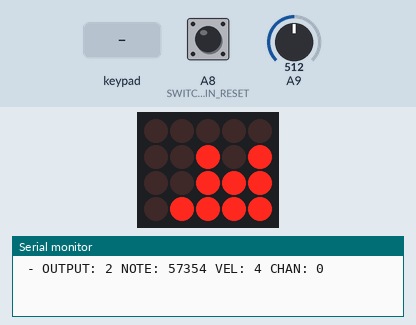
A sketch run on a simulated Teensy 3. Shown: 5×4 LED matrix, the last lines printed to the serial monitor. Wiring (inferred from the names in the program): 4×3 keypad with keys 1 2 3 4 5 6 7 8 9 * 0 # (labels assumed): rows pin 0, pin 1, pin 2, pin 3; columns A2, A0, pin 5; LED matrix (orientation assumed): rows A6, pin 4, pin 6, pin 7; columns A1, A3, A4, A5, A7. The test bench sets the inputs (shaded band); at power-on: A8 (SWITCHPIN_RESET) HIGH, A9 = 512. Random numbers use the default seed unless the sketch sets one.

Above: at 2.8 s.
2.9 s: keypad keys 1 4 1 5 1 6 1 7 # pressed 0.4 s apart
At 3.5 s:
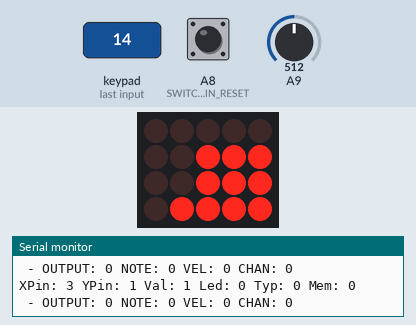
8.0 s: A8 (SWITCHPIN_RESET) pulled LOW for 0.15 s
At 8.36 s:
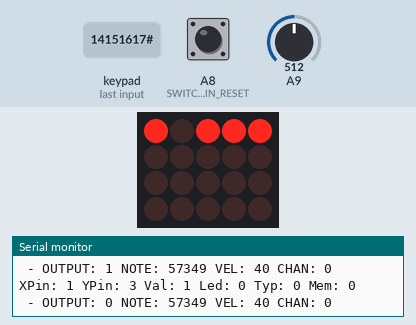
8.7 s: key '2' pressed
At 9.17 s:
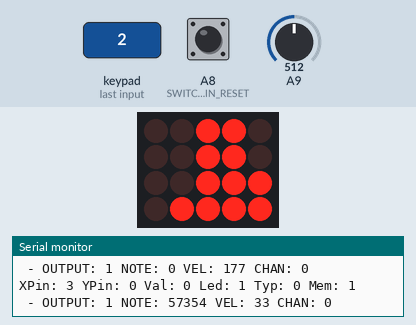
10.7 s: keypad keys 4 5 6 7 * pressed 0.4 s apart
At 11.24 s:
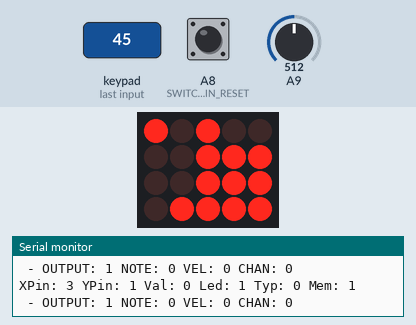
14.2 s: key '0' pressed
At 14.33 s:
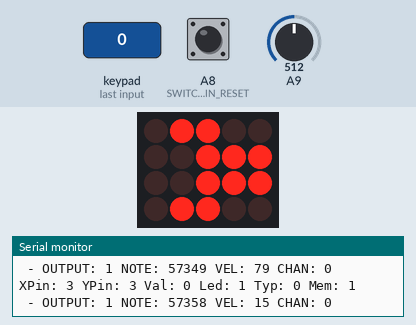
15.9 s: key '9' pressed
At 16.03 s:
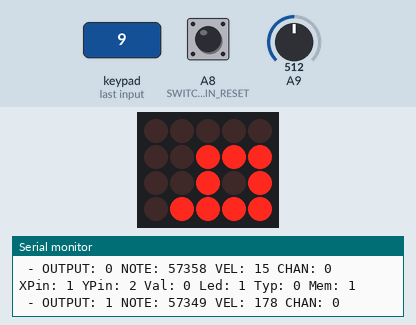
Timing chart, 0 to 18.6 s (numbered marks = the images above; inputs shaded):
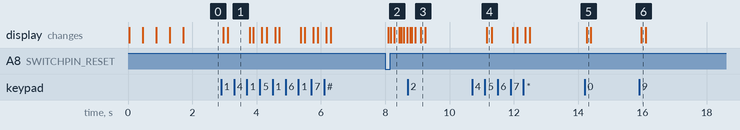

The sketch:

fgfs_mk2revC_4x4matrix_led.ino
```cpp
/* Geoff's button matrix Keyboard controller Teensy code
  Board: TeensyLC
  USB Type: Keyboard

  Drives a switch matrix and a corresponding LED matrix

  Using a switch matrix design I found at https://forum.arduino.cc/index.php?topic=253215.0
  Schematic https://forum.arduino.cc/index.php?action=dlattach;topic=253215.0;attach=87528

*/

// Matrix Setup
// Assumes each button has a corresponding LED indicator

const byte NUM_OF_X_PINS = 4;
const byte NUM_OF_Y_PINS = 4;
const byte SWITCHPINS_X[NUM_OF_X_PINS] = { 4, 5, 6, 7 };  // pins to which the x row of switches are connected.
const byte SWITCHPINS_Y[NUM_OF_Y_PINS] = { 0, 1, 2, 3 }; // pins to which the y col of switches are connected.
const byte LEDPINS_X[NUM_OF_X_PINS] = { 14, 15, 16, 17 }; // anodes
const byte LEDPINS_Y[NUM_OF_Y_PINS] = { 18, 19, 20, 21 }; // cathodes
const byte NUM_OF_SWITCHES = NUM_OF_X_PINS * NUM_OF_Y_PINS ; // number of buttons w/ LEDs.
const byte SWITCHPIN_RESET = 22;

// const byte NUM_OF_GROUPS = 4 ; // There are groups of virtual "buttons" with their own states tracked.
// Increase the memory dimension by this much to track the states of those vButtons.

const byte NUM_OF_STATES = 4 ; // number of states tracked for each button.
// switchValue tracks the state of all the physical switches and LEDs
// switchValue Switch states
// [x][y][0]=physical button state,
// [x][y][1]=led state,
// [x][y][2]=switch type,
// [x][y][3]=type memory.
//
// Switch type and Type memory

// How To Address each Button:
// {0,3} {1,3} {2,3} {3,3}
// {0,2} {1,2} {2,2} {3,2}
// {0,1} {1,1} {2,1} {3,1}
// {0,0} {1,0} {2,0} {3,0}

// [x][y][2]=0 - Pushbutton switch. 1 = unpressed. 0 = pressed. Equal to [x][y][0]

// [x][y][2]=1 - One-At-A-Time-Only group. 4 button group of exclusive buttons. [x][y][3] tracks activated state
// Only one in the group is "on" at a time
const byte NUM_OF_SWITCHVALUE_S1_GROUP = 0;
const byte SWITCHVALUE_S1_GROUP[NUM_OF_SWITCHVALUE_S1_GROUP][2] = {  };

// [x][y][2]=2 - Individual Pushbutton toggle. [x][y][3] tracks activated state
const byte NUM_OF_SWITCHVALUE_S2_GROUP = 1;
const byte SWITCHVALUE_S2_GROUP[NUM_OF_SWITCHVALUE_S2_GROUP][2] = { {1, 0} };

// [x][y][2]=3 - Activate group. [x][y][3] tracks activated state
// Push for on, release for off
const byte NUM_OF_SWITCHVALUE_S3_GROUP = 1;
const byte SWITCHVALUE_S3_GROUP[NUM_OF_SWITCHVALUE_S3_GROUP][2] = { {0, 0} };

// [x][y][2]=4 - Toggle button
// Push once for on, push again for off
const byte NUM_OF_SWITCHVALUE_S4_GROUP = 0;
const byte SWITCHVALUE_S4_GROUP[NUM_OF_SWITCHVALUE_S4_GROUP][2] = {  };


//
byte switchValue[NUM_OF_X_PINS][NUM_OF_Y_PINS][NUM_OF_STATES];

const int DEBOUNCE_TIME = 100; // button debounce time - microseconds between scans (1000 microsec - 1 millisec).
const byte PULSE_TIME = 1; // amount of time to pulse output on-off for automation triggers

int cycleCount = 0; // for tracking cycles & blinking effects
const int BLINKCYCLE = 250; // Toggle blink effect status once every this many execution cycles

const int CHAN = 0; // channel setting for things that need channels.  Like, Midi.

// How this is arranged
// {0,0} {0,1} {0,2} {0,3}
// {1,0} {1,1} {1,2} {1,3}  (Top edge of unit)
// {2,0} {2,1} {2,2} {2,3}
// {3,0} {3,1} {3,2} {3,3}

const int BUTTON_TRIG_VALS[2][NUM_OF_X_PINS][NUM_OF_Y_PINS] =  { { { MODIFIERKEY_GUI | MODIFIERKEY_SHIFT, MODIFIERKEY_GUI | MODIFIERKEY_SHIFT, MODIFIERKEY_CTRL | MODIFIERKEY_ALT | MODIFIERKEY_GUI, MODIFIERKEY_CTRL | MODIFIERKEY_ALT }, // Values [0]
                                                                   { MODIFIERKEY_GUI | MODIFIERKEY_SHIFT, 0, MODIFIERKEY_CTRL | MODIFIERKEY_ALT, MODIFIERKEY_CTRL | MODIFIERKEY_ALT },
                                                                   { 0, 0, MODIFIERKEY_CTRL | MODIFIERKEY_ALT | MODIFIERKEY_GUI, MODIFIERKEY_CTRL | MODIFIERKEY_ALT },
                                                                   { MODIFIERKEY_SHIFT | MODIFIERKEY_GUI, 0, 0, MODIFIERKEY_SHIFT | MODIFIERKEY_ALT | MODIFIERKEY_GUI }
                                                                 } ,
                                                                 { { KEY_A, KEY_V, KEY_LEFT, KEY_LEFT }, // Velocities [1]
                                                                   { KEY_A, 0, KEY_BACKSPACE, KEY_ENTER },
                                                                   { KEY_ESC, 0, KEY_RIGHT, KEY_RIGHT },
                                                                   { KEY_4, 0, 0, KEY_L }
                                                                 }
                                                               };

byte resetmode = 0; // To track how many times setup() is run, for the reset button

char serialBuf[60]; // Serial output buffer

byte setButton (byte xpin, byte ypin, byte ledStateNew, byte switchValueNew, byte outputOnOff=0) {
  // outputOnOff
  // 0 = off
  // 1 = on
  // 2 = no output

  sprintf(serialBuf, " - OUTPUT: %d NOTE: %d VEL: %d CHAN: %d", outputOnOff, BUTTON_TRIG_VALS[0][xpin][ypin], BUTTON_TRIG_VALS[1][xpin][ypin], CHAN);
  Serial.println(serialBuf);

  if (outputOnOff == 1) {
    // OUTPUT HAPPENS HERE (ON ACTION)
    // usbMIDI.sendNoteOn (BUTTON_TRIG_VALS[0][xpin][ypin], BUTTON_TRIG_VALS[1][xpin][ypin], CHAN);
    Keyboard.set_modifier(BUTTON_TRIG_VALS[0][xpin][ypin]);
    Keyboard.send_now(); // Press and hold modifier keys
    delay(PULSE_TIME); // Hold for PULSE_TIME, in case OS needs to recognise modifiers before the keypress
    Keyboard.set_key1(BUTTON_TRIG_VALS[1][xpin][ypin]);
    Keyboard.send_now(); // Press the shortcut key
  }
  else {
    // OUTPUT HAPPENS HERE (OFF ACTION)
    // usbMIDI.sendNoteOff (BUTTON_TRIG_VALS[0][xpin][ypin], 0, CHAN);
    Keyboard.set_modifier(0);
    Keyboard.set_key1(0);
    Keyboard.send_now(); // Release everything
  }

  switchValue[xpin][ypin][1] = ledStateNew;
  switchValue[xpin][ypin][3] = switchValueNew;

  return switchValueNew;
}

void setup() {

  // Open up Serial for logging
  Serial.begin(9600); // DEBUG: USB is always 12Mbit/sec no matter the baud rate here

  // Initialize the reset button
  pinMode(SWITCHPIN_RESET, INPUT_PULLUP);

  // Initialize the switches & LEDs
    for (byte i = 0; i < NUM_OF_X_PINS; i++) {
    pinMode(SWITCHPINS_X[i], INPUT_PULLUP); // Configure the switch x pins for input mode with pullup resistors.
    pinMode(LEDPINS_X[i], OUTPUT); // Configure the led x pins for output mode
  }

  for (byte i = 0; i < NUM_OF_Y_PINS; i++) {
    pinMode(SWITCHPINS_Y[i], INPUT_PULLUP); // Configure the switch y pins for input mode with pullup resistors.
    pinMode(LEDPINS_Y[i], OUTPUT); // Configure the led y pins for output mode
    digitalWrite(LEDPINS_Y[i], HIGH); // Take the Y pins (the cathodes) HIGH
  }

  // Wipe Display Effect

  if (resetmode == 0) {
    // The first time we have run setup(), do the FGFS Logo effect
    byte startUpLedPattrn[4][NUM_OF_X_PINS][NUM_OF_Y_PINS] = {
                                                    {
                                                      {  LOW, HIGH, HIGH, HIGH }, //F
                                                      {  LOW, LOW, LOW, HIGH },
                                                      {  LOW, HIGH, HIGH, HIGH },
                                                      {  LOW, LOW, LOW, LOW }
                                                    },
                                                    {
                                                      {  LOW, LOW, LOW,  LOW }, //G
                                                      {  LOW, HIGH, LOW, HIGH },
                                                      {  LOW, HIGH, HIGH, HIGH },
                                                      {  LOW, LOW, LOW, LOW }
                                                    },
                                                    {
                                                      {  LOW, HIGH, HIGH, HIGH }, //F
                                                      {  LOW, LOW, LOW, HIGH },
                                                      {  LOW, HIGH, HIGH, HIGH },
                                                      {  LOW, LOW, LOW, LOW }
                                                    },
                                                    {
                                                      {  LOW, LOW, LOW, LOW }, //S
                                                      {  HIGH, HIGH, LOW, HIGH },
                                                      {  LOW, LOW, HIGH, HIGH },
                                                      {  LOW, LOW, LOW, LOW },
                                                    }
                                                  };

    for (byte r = 0; r < 4; r++) { // loop through r letters
      for (byte i=0; i<100; i++) { // loop around i times to show each letter for a while
        for (byte xpin = 0; xpin < NUM_OF_X_PINS; xpin++) { // Loop through every digital x pin
          digitalWrite(LEDPINS_X[xpin], HIGH); // set the LED anodes HIGH
          for (byte ypin = 0; ypin < NUM_OF_Y_PINS; ypin++) { // Loop through every digital y pin
            digitalWrite(LEDPINS_Y[ypin], startUpLedPattrn[r][xpin][ypin]); // LOW cathode, anode row is HIGH, led ON
          }
          delay(1); // Gross Dumb Slow Way to do this but it's just a pointless fancy effect anyway.
          for (byte ypin=0; ypin < NUM_OF_Y_PINS; ypin++) { // Loop through all the ypins again
            digitalWrite(LEDPINS_Y[ypin], HIGH); // Turn all the cathodes off again
          }
          digitalWrite(LEDPINS_X[xpin], LOW); // bring down the anodes
        }
      }
    }
  }
  else {
    // Every subsequent time we run setup(), do this LED wash effect
    for (byte i = 1; i < 10; i++) {
      for (byte xpin = 0; xpin < NUM_OF_X_PINS; xpin++) { // Loop through every digital x pin
        digitalWrite(LEDPINS_X[xpin], HIGH); // set the LED anodes HIGH
        for (byte ypin = 0; ypin < NUM_OF_Y_PINS; ypin++) { // Loop through every digital y pin
          if (random(2) == 0) { // whatever cool random effect
            digitalWrite(LEDPINS_Y[ypin], LOW); // LOW cathode, anode row is HIGH, led ON
            delay(50/i);
            digitalWrite(LEDPINS_Y[ypin], HIGH);
          }
        }
        digitalWrite(LEDPINS_X[xpin], LOW); // bring down the anodes
      }
    }
  }

  // Continue with setup stuff

  randomSeed(analogRead(23)); // Leave Analog pin 23 unconnected and random noise will seed the rand numbers

  // Initialize storage
  // Default out everything
  for (byte i = 0; i < NUM_OF_X_PINS; i++) {
    for (byte j = 0; j < NUM_OF_Y_PINS; j++) {
      switchValue[i][j][0] = 1; // set all switches to 'off' to start with (1 is off in this logic)
      switchValue[i][j][1] = HIGH; // set all LEDs to 'high' to start with (HIGH is off in this logic)
      switchValue[i][j][2] = 0; // Set to switchType 0 - pushbutton switch
      switchValue[i][j][3] = 1; // set all switches to 'off' to start with (1 is off in this logic)
    }
  }
  // Initializing First group - Loop
  for (byte i=0; i<NUM_OF_SWITCHVALUE_S1_GROUP; i++) {
    switchValue[SWITCHVALUE_S1_GROUP[i][0]][SWITCHVALUE_S1_GROUP[i][1]][2] = 1; // Set to switchType 1 - One-At-A-Time-Only group
  }
    // Initializing Second group - Individual Pushbutton toggle
  for (byte i=0; i<NUM_OF_SWITCHVALUE_S2_GROUP; i++) {
    switchValue[SWITCHVALUE_S2_GROUP[i][0]][SWITCHVALUE_S2_GROUP[i][1]][2] = 2; // Set to switchType 2 - Individual Pushbutton toggle
    setButton(SWITCHVALUE_S2_GROUP[i][0], SWITCHVALUE_S2_GROUP[i][1], LOW, 0, 2); // Lets default these to ON quietly
  }
  // Initializing Third group - Activate group
  for (byte i=0; i<NUM_OF_SWITCHVALUE_S3_GROUP; i++) {
    switchValue[SWITCHVALUE_S3_GROUP[i][0]][SWITCHVALUE_S3_GROUP[i][1]][2] = 3; // Set to switchType 3 - Activate group
  }
  // Initializing Fourth group - Toggle group
  for (byte i=0; i<NUM_OF_SWITCHVALUE_S4_GROUP; i++) {
    switchValue[SWITCHVALUE_S4_GROUP[i][0]][SWITCHVALUE_S4_GROUP[i][1]][2] = 4; // Set to switchType 4 - Toggle group
  }

  resetmode = 1; // Track that setup() has run

}

void loop() {

  for (byte xpin = 0; xpin < NUM_OF_X_PINS; xpin++) { // Loop through every digital x pin

    // Reset Button Scan
    if (digitalRead(SWITCHPIN_RESET) == LOW) {
      setup();
    }

    // Switch pins 'On'
    pinMode(SWITCHPINS_X[xpin], OUTPUT); // Sets the digital x pin as output
    digitalWrite(SWITCHPINS_X[xpin], LOW); // 0 volts (https://www.arduino.cc/en/Reference/DigitalWrite)

    // LED pins 'On'
    digitalWrite(LEDPINS_X[xpin], HIGH); // set the LED anodes HIGH for this row

    // LED 'On' Scan
    // Turn all necessary LEDs on (to LOW) before looping through the switch scan
    // Switch Scan DEBOUNCE_TIME delay becomes the LED on-time
    for (byte ypin = 0; ypin < NUM_OF_Y_PINS; ypin++) { // Loop through every digital y pin
      digitalWrite(LEDPINS_Y[ypin], switchValue[ypin][xpin][1]); // LED matrix is wired mirror of the switch. FIXME fixing in software
    }

    // Reset Button Scan
    if (digitalRead(SWITCHPIN_RESET) == LOW) {
      setup();
    }

    // Switch Scan
    for (byte ypin = 0; ypin < NUM_OF_Y_PINS; ypin++) { // Loop through every digital y pin
      byte switchCurrentValue = digitalRead(SWITCHPINS_Y[ypin]); // Read Y Pin and set CurrentValue of the Switch. 1 = off, 0 = on

      if ((switchValue[xpin][ypin][0] != switchCurrentValue)) { // If there's an edge change in the switch
        switchValue[xpin][ypin][0] = switchCurrentValue; // Record the new value

        sprintf(serialBuf, "XPin: %d YPin: %d Val: %d Led: %d Typ: %d Mem: %d", xpin, ypin, switchValue[xpin][ypin][0], switchValue[xpin][ypin][1], switchValue[xpin][ypin][2], switchValue[xpin][ypin][3]);
        Serial.println(serialBuf);

        switch (switchValue[xpin][ypin][2]) {
          case 0: // Pushbutton Switch
            if (switchCurrentValue == 0) { // if the button is PRESSED
              setButton(xpin, ypin, LOW, 0, 1); // Turn on the switch and fire setButton
            }
            else { // if the button is RELEASED
              setButton(xpin, ypin, HIGH, 1, 0); // Turn off the switch and fire setButton
            }
            break;
          case 1: // Only-One-At-A-Time group
            if (switchCurrentValue == 0) { // if the button is PRESSED
              if (switchValue[xpin][ypin][3] == 1) { // If the state is OFF
                // Shut off the other group switches
                for (byte i=0; i<NUM_OF_SWITCHVALUE_S1_GROUP; i++) { // loop through each of the switches in the switchgroup
                  if (switchValue[SWITCHVALUE_S1_GROUP[i][0]][SWITCHVALUE_S1_GROUP[i][1]][3] == 0) { // if the switch is on
                  setButton(SWITCHVALUE_S1_GROUP[i][0], SWITCHVALUE_S1_GROUP[i][1], HIGH, 1, 2); // Turn off the switch and fire setButton
                  }
                }
                // Turn on this switch
                setButton(xpin, ypin, LOW, 0, 1); // Turn on the switch and fire setButton
                delay(PULSE_TIME);
                setButton(xpin, ypin, LOW, 0, 1); // Turn off the switch and fire setButton
              }
              else { // if the state is ON
                // Turn off this switch
                setButton(xpin, ypin, HIGH, 1, 1); // Turn on the switch and fire setButton
                delay(PULSE_TIME);
                setButton(xpin, ypin, HIGH, 1, 1); // Turn off the switch and fire setButton
              }
            }
            break;
          case 2: // Individual Pushbutton toggle
            if (switchCurrentValue == 0) { // if the button is PRESSED
              if (switchValue[xpin][ypin][3] == 1) { // If the state is OFF
                // Turn on this switch
                setButton(xpin, ypin, LOW, 0, 1); // Turn on the switch and fire setButton
                delay(PULSE_TIME);
                setButton(xpin, ypin, LOW, 0, 0); // Turn off the switch and fire setButton
              }
              else { // if the state is ON
                setButton(xpin, ypin, HIGH, 1, 1); // Turn on the switch and fire setButton
                delay(PULSE_TIME);
                setButton(xpin, ypin, HIGH, 1, 0); // Turn off the switch and fire setButton
              }
            }
            break;
          case 3: // Activate group
            if (switchCurrentValue == 0) { // if the button is PRESSED
              if (switchValue[xpin][ypin][3] == 1) { // If the state is OFF
                // Turn on this switch
                setButton(xpin, ypin, LOW, 0, 1); // Turn on the switch and fire setButton
                delay(PULSE_TIME);
                setButton(xpin, ypin, LOW, 0, 0); // Release keystrokes
              }
            }
            else { // if the button is RELEASED
              setButton(xpin, ypin, HIGH, 1, 1); // Turn off the switch and fire setButton
              delay(PULSE_TIME);
              setButton(xpin, ypin, HIGH, 1, 0); // Release keystrokes
            }
            break;
          case 4: // Toggle group
            if (switchCurrentValue == 0) { // if the button is PRESSED
              if (switchValue[xpin][ypin][3] == 1) { // If the state is OFF
                // Turn on this switch
                setButton(xpin, ypin, LOW, 0, 1); // Turn on the switch and fire setButton
              }
              else { // if the state is ON
                setButton(xpin, ypin, HIGH, 1, 1); // Turn off the switch and fire setButton
              }
            }
            break;
        }

      }
      delayMicroseconds(DEBOUNCE_TIME); // DEBOUNCE - Microseconds between each button scan to make button input more stable

    }

    if (cycleCount == BLINKCYCLE) { // if we have looped around enough for a blink
      for (int i = 0; i < NUM_OF_SWITCHVALUE_S1_GROUP; i++) { // loop through each of the one-at-a-time group buttons
        if (switchValue[SWITCHVALUE_S1_GROUP[i][0]][SWITCHVALUE_S1_GROUP[i][1]][3] == 0) { // if the switch is on
          // Invert the LED statuses
          if (switchValue[SWITCHVALUE_S1_GROUP[i][0]][SWITCHVALUE_S1_GROUP[i][1]][1] == HIGH) {
            switchValue[SWITCHVALUE_S1_GROUP[i][0]][SWITCHVALUE_S1_GROUP[i][1]][1] = LOW;
          }
          else {
            switchValue[SWITCHVALUE_S1_GROUP[i][0]][SWITCHVALUE_S1_GROUP[i][1]][1] = HIGH;
          }
        }
      }
      cycleCount = 0;
    }
    else {
      cycleCount++;
    }

    // LED 'Off' Scan
    // LED cathode pins 'Off'
    for (byte i = 0; i < NUM_OF_Y_PINS; i++) { //loop through Y pins
      if (switchValue[xpin][i][1] == LOW) { // If the pin is LOW ...(= on)
        digitalWrite(LEDPINS_Y[i], HIGH); // turn it off for now
      }
    }
    // LED anode pin 'Off'
    digitalWrite(LEDPINS_X[xpin], LOW); // Bring the LED Anodes Low

    // Switch pins 'Off'
    pinMode(SWITCHPINS_X[xpin], INPUT_PULLUP); // Stop the digitalWrite for the switchreading
  }
}
```

Measured:
- after the input at 2.9 s, the display: first changes after 0.06 s (image 1 shows a later state)
- after the input at 8.0 s, the display: first changes after 0.10 s (image 2 shows a later state)
- after the input at 10.7 s, the display: changes after 0.46 s (image 4)
- after the input at 14.2 s, the display: changes after 0.06 s (image 5)
- after the input at 15.9 s, the display: changes after 0.06 s (image 6)
